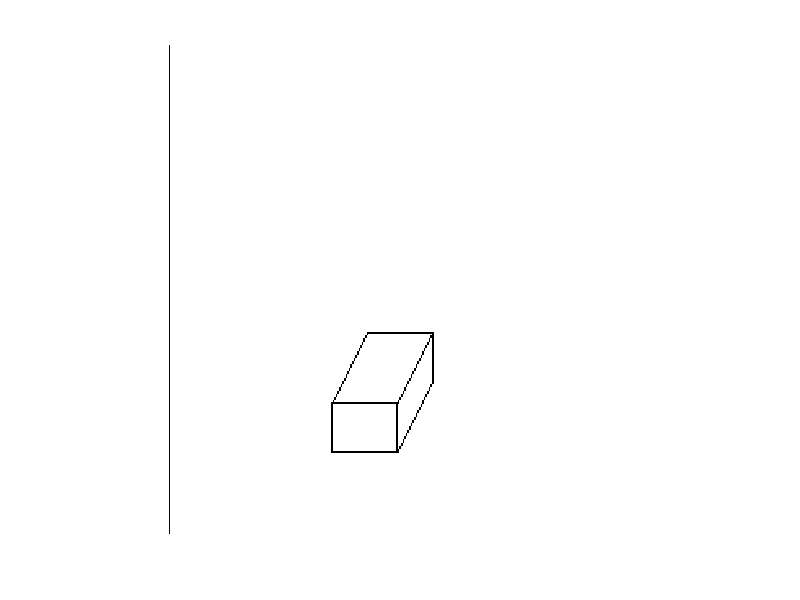

Recreate this plot in MATLAB.
clc
clear all
close all

TelaTotal=uint8(255*ones(300,300,3));

A=30;
B=40;
C=50;
x=162;


%x140 y250
for z=207:207+round(C*cos(pi/6))
    TelaTotal(z,round(x),:)=0;
    TelaTotal(z-30,round(x)-40,:)=0;
    TelaTotal(z-30,round(x),:)=0;
    x=x-sin(pi/6);
end

for x=100:100+B;
    TelaTotal(250,x,:)=0;
    TelaTotal(250-A,x,:)=0;
    TelaTotal(177,x+22,:)=0;
end

for y=250:-1:250-A
    TelaTotal(y,100,:)=0;
    TelaTotal(y,100+B,:)=0;
    TelaTotal(y-43,162,:)=0;
end

figure(1)
imshow(TelaTotal)